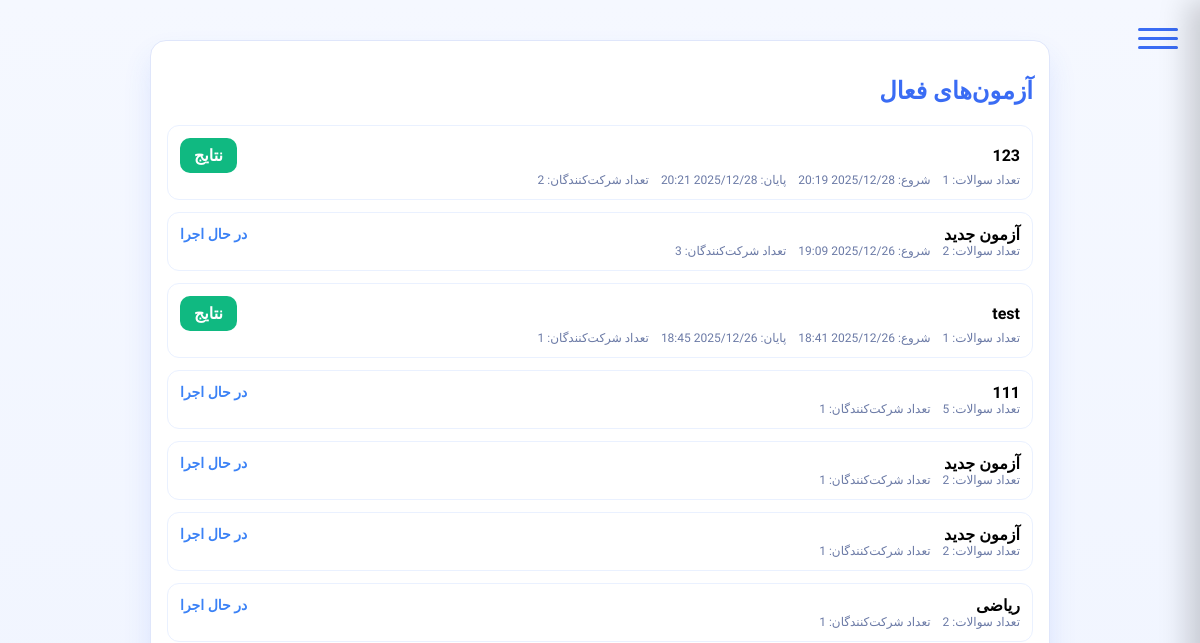
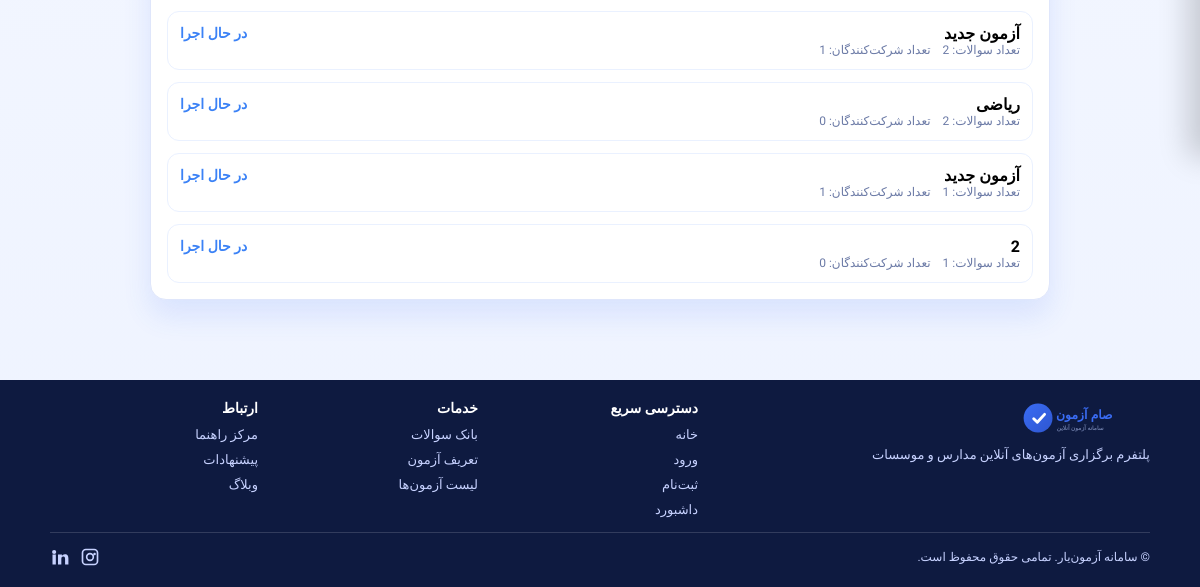
Before: /accounts/exams/ (signed in) with the older database file (2 pictures, top to bottom).
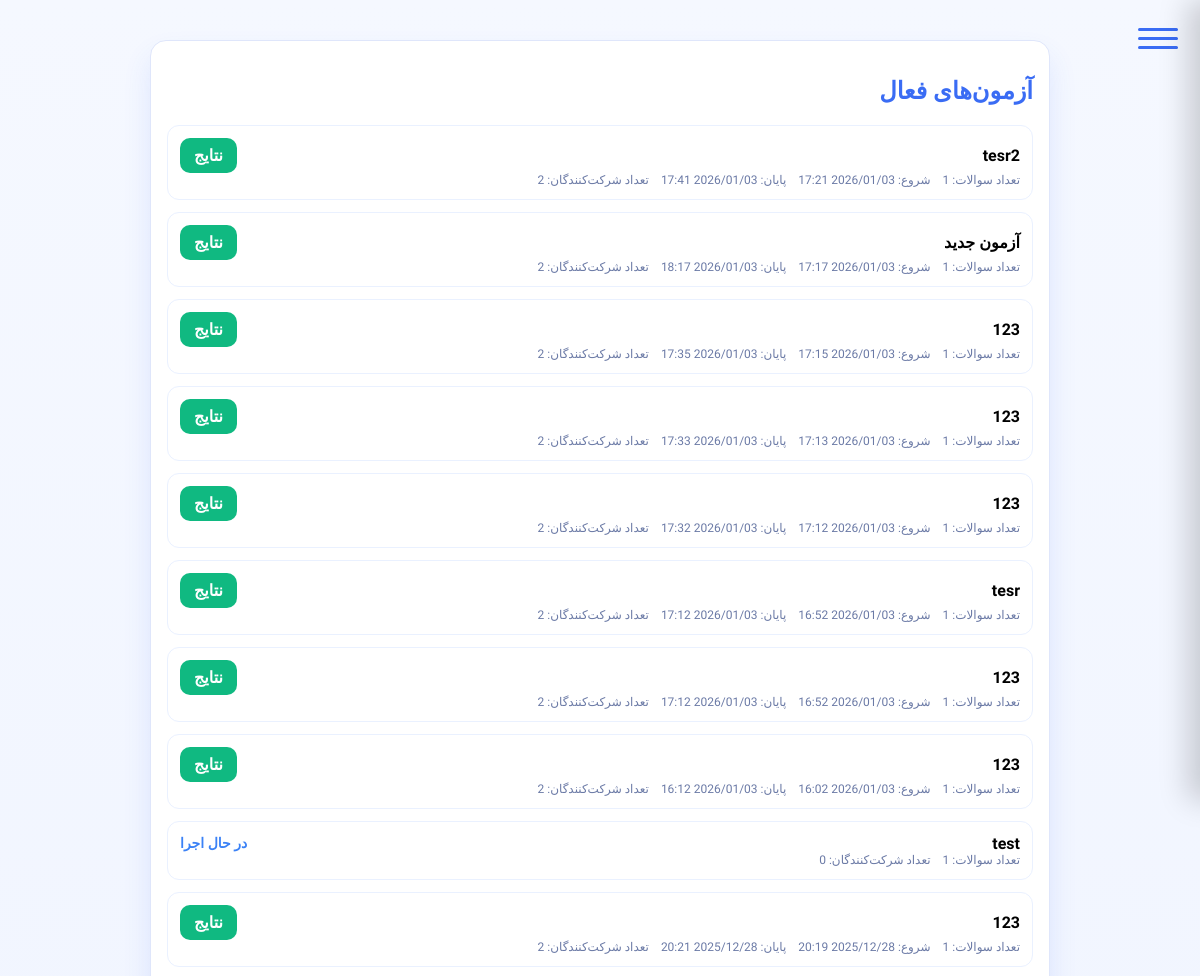
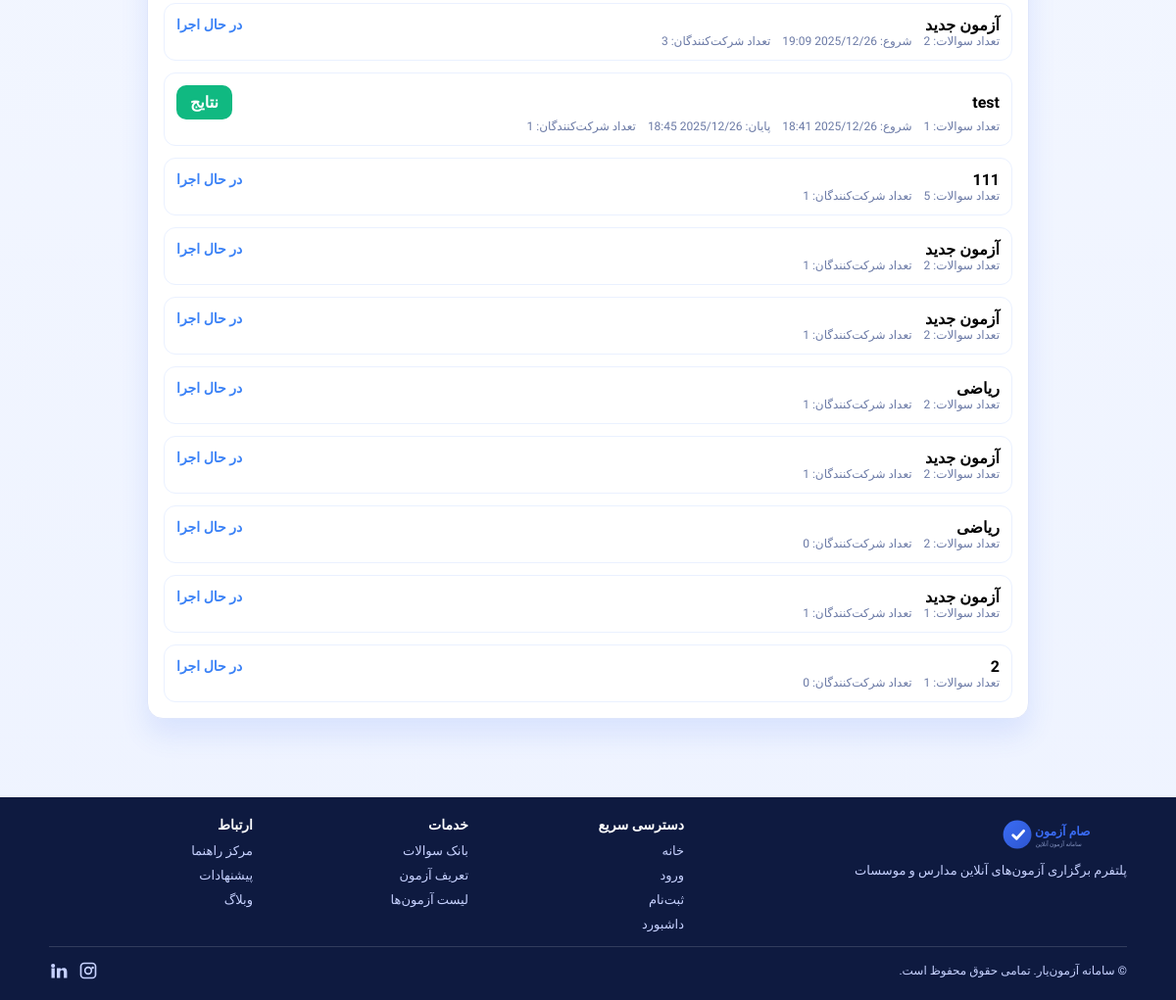
After: the same page with the newer database file (2 pictures, top to bottom).
### accounts/models.py (models this page shows, shortened)
class Exam(models.Model):
    name = models.CharField(max_length=200)
    classroom = models.ForeignKey('Classroom', on_delete=models.CASCADE, related_name='exams')
    num_questions = models.PositiveIntegerField(default=0)
    created_by = models.ForeignKey(settings.AUTH_USER_MODEL, on_delete=models.CASCADE, related_name='created_exams')
    students = models.ManyToManyField(settings.AUTH_USER_MODEL, related_name='exams', blank=True)
    created_at = models.DateTimeField(auto_now_add=True)
    source_exam = models.ForeignKey('self', null=True, blank=True, on_delete=models.SET_NULL, related_name='derived_exams')
    shuffle_per_student = models.BooleanField(default=True)
    duration = models.PositiveIntegerField(default=60, help_text="Duration in minutes")
    start_time = models.DateTimeField(null=True, blank=True)
    end_time = models.DateTimeField(null=True, blank=True)
    class Meta:
        verbose_name = "آزمون"
        verbose_name_plural = "آزمون‌ها"

### accounts/views.py (the view)
# urls.py: path('exams/', ExamsListView.as_view(), name='exam_list'),
@method_decorator(login_required, name="dispatch")
class ExamsListView(TemplateView):
    template_name = "accounts/exam_list.html"
    def dispatch(self, request, *args, **kwargs):
        u = request.user
        is_instructor = (getattr(getattr(u, 'role', None), 'code', '') == 'instructor')
        is_student = (getattr(getattr(u, 'role', None), 'code', '') == 'student')
        if not (is_instructor or is_student):
            return redirect('profile')
        return super().dispatch(request, *args, **kwargs)
    def get_context_data(self, **kwargs):
        ctx = super().get_context_data(**kwargs)
        u = self.request.user
        is_student = (getattr(getattr(u, 'role', None), 'code', '') == 'student')
        ctx['now'] = timezone.now()
        if is_student:
            ctx['is_student_view'] = True
            assignments = ExamAssignment.objects.filter(student=u).select_related('exam').order_by('-created_at')
            exams = []
            completed_ids = []
            for asm in assignments:
                exams.append(asm.exam)
                if asm.completed_at:
                    completed_ids.append(asm.exam.id)
            ctx['exams'] = exams
            ctx['completed_exam_ids'] = completed_ids
        else:
            ctx['exams'] = Exam.objects.filter(created_by=u).order_by('-created_at')
        return ctx

### templates/accounts/exam_list.html (shortened to what this page needs)
{% extends "base.html" %}
{% block body_class %}exams-list{% endblock %}
{% block content %}
<div class="wrap">
  <div class="card">
    <h2 class="title">آزمون‌های فعال</h2>
    <div class="grid">
      {% for e in exams %}
      <div class="item">
        <div style="display:flex;justify-content:space-between;align-items:center;gap:12px;">
          <div><strong>{{ e.name }}</strong></div>
          {% if is_student_view %}
            {% if e.id in completed_exam_ids %}
                <div style="display:flex;gap:8px;align-items:center;">
                    <span class="status-finished">تمام شد</span>
                    <a href="{% url 'exam_result' e.id %}" class="btn-report" style="text-decoration:none;font-size:13px;padding:6px 12px;border-radius:10px;font-weight:700;">کارنامه</a>
                </div>
            {% else %}
                {% if e.start_time and e.start_time > now %}
                    <div class="countdown-timer" data-start="{{ e.start_time|date:'U' }}" data-exam-id="{{ e.id }}">
                        <span class="timer-text">شروع تا: </span>
                        <span class="timer-value">...</span>
                    </div>
                    <a href="/accounts/exams/{{ e.id }}/start/" id="btn-start-{{ e.id }}" class="btn-start" title="شروع آزمون" style="display:none;">شروع</a>
                {% else %}
                    <a href="/accounts/exams/{{ e.id }}/start/" class="btn-start" title="شروع آزمون">شروع</a>
                {% endif %}
            {% endif %}
          {% else %}
            {% if e.end_time and e.end_time < now %}
                <a href="{% url 'instructor_exam_report' e.id %}" class="btn-start" style="background:#10b981 !important;">نتایج</a>
            {% elif e.start_time and e.start_time > now %}
                <span style="color:#f59e0b; font-weight:700; font-size:14px;">در انتظار شروع آزمون</span>
            {% else %}
                <span style="color:#3b82f6; font-weight:700; font-size:14px;">در حال اجرا</span>
            {% endif %}
          {% endif %}
        </div>
        <div class="meta">
          <span>تعداد سوالات: {{ e.num_questions }}</span>
          {% if e.start_time %}<span>شروع: {{ e.start_time|date:"Y/m/d H:i" }}</span>{% endif %}
          {% if e.end_time %}<span>پایان: {{ e.end_time|date:"Y/m/d H:i" }}</span>{% endif %}
          {% if not is_student_view %}<span>تعداد شرکت‌کنندگان: {{ e.students.count }}</span>{% endif %}
        </div>
      </div>
      {% empty %}
      <div class="item">هنوز آزمونی تعریف نشده است</div>
      {% endfor %}
    </div>
  </div>
</div>
{% endblock %}

### templates/base.html (shortened to what this page needs)
<!DOCTYPE html>
<html lang="fa">
<head>
  {% load static %}
  <link rel="stylesheet" href="{% static 'styles.css' %}" />
</head>
<body class="{% if user.is_authenticated and user.role and user.role.code == 'student' %}student-theme{% endif %} {% block body_class %}{% endblock %}">
  {% block header %}
  <header>
    {% if user.is_authenticated %}
      <div id="globalHamburger" class="hamburger" aria-label="menu">
        <span class="bar"></span>
        <span class="bar"></span>
        <span class="bar"></span>
      </div>
    {% endif %}
  </header>
  {% endblock %}
  <main>
    {% block content %}{% endblock %}
  </main>
  {% block footer %}
  <footer class="site-footer">
    <div class="footer-wrap">
      <div class="footer-top">
        <div class="footer-brand">
          <div class="brand-title"><img src="{% static 'images/sam-azmoon-logo.svg' %}" alt="صام آزمون" style="height:36px"></div>
          <div class="brand-sub">پلتفرم برگزاری آزمون‌های آنلاین مدارس و موسسات</div>
        </div>
        <div class="footer-cols">
          <div class="footer-col">
            <h4 class="footer-head">دسترسی سریع</h4>
            <ul class="footer-list">
              <li><a class="footer-link" href="/">خانه</a></li>
              <li><a class="footer-link" href="/accounts/login/">ورود</a></li>
              <li><a class="footer-link" href="/accounts/register/">ثبت‌نام</a></li>
              <li><a class="footer-link" href="/accounts/dashboard/">داشبورد</a></li>
            </ul>
          </div>
          <div class="footer-col">
            <h4 class="footer-head">خدمات</h4>
            <ul class="footer-list">
              <li><a class="footer-link" href="/accounts/question-bank/">بانک سوالات</a></li>
              <li><a class="footer-link" href="/accounts/exam-define/">تعریف آزمون</a></li>
              <li><a class="footer-link" href="/accounts/exams/">لیست آزمون‌ها</a></li>
            </ul>
          </div>
          <div class="footer-col">
            <h4 class="footer-head">ارتباط</h4>
            <ul class="footer-list">
              <li><a class="footer-link" href="#">مرکز راهنما</a></li>
              <li><a class="footer-link" href="#">پیشنهادات</a></li>
              <li><a class="footer-link" href="#">وبلاگ</a></li>
            </ul>
          </div>
        </div>
      </div>
      <div class="footer-divider"></div>
      <div class="footer-bottom">
        <div class="copyright">© سامانه آزمون‌یار. تمامی حقوق محفوظ است.</div>
        <div class="footer-social">
          <a href="#" aria-label="Instagram" class="footer-ico">
          </a>
          <a href="#" aria-label="LinkedIn" class="footer-ico">
            <svg viewBox="0 0 24 24" width="20" height="20" fill="currentColor" aria-hidden="true"><path d="M4.98 3.5a2.5 2.5 0 110 5 2.5 2.5 0 010-5zM3 8.9h4v12H3v-12zm7.5 0h3.8v1.7h.1c.5-.9 1.7-1.8 3.4-1.8 3.6 0 4.3 2.3 4.3 5.3v6.8h-4v-6.1c0-1.5 0-3.5-2.1-3.5-2.1 0-2.4 1.6-2.4 3.4v6.2h-4v-12z"/></svg>
          </a>
        </div>
      </div>
    </div>
  </footer>
  {% endblock %}
</body>
</html>

### static/styles.css (style rules this page uses)
body { font-family: 'Vazirmatn','IranSans', tahoma, sans-serif; direction: rtl; margin: 0; padding: 0; background: linear-gradient(135deg, #007BFF, #00BFFF); min-height: 100vh; }
main { padding: 16px; }
.site-footer { background: #0e1a40; color: #f0f4ff; margin-top: 40px; }
.footer-wrap { max-width: 1100px; margin: 0 auto; padding: 20px 16px; }
.footer-top { display: grid; grid-template-columns: 1.2fr 1.8fr; gap: 20px; align-items: start; }
.footer-brand .brand-title { font-weight: 800; font-size: 20px; color: #ffffff; }
.footer-brand .brand-sub { font-size: 13px; color: #c7d2ff; margin-top: 6px; }
.footer-cols { display: grid; grid-template-columns: repeat(3, 1fr); gap: 12px; }
.footer-head { font-size: 14px; color: #ffffff; margin: 0 0 8px 0; }
.footer-list { list-style: none; margin: 0; padding: 0; display: grid; gap: 6px; }
.footer-link { color: #c7d2ff; text-decoration: none; font-size: 13px; }
.footer-divider { height: 1px; background: rgba(255,255,255,0.15); margin: 14px 0; }
.footer-bottom { display: flex; justify-content: space-between; align-items: center; gap: 12px; }
.footer-social { display: flex; gap: 10px; }
.footer-ico { display: inline-flex; align-items: center; justify-content: center; color: #c7d2ff; }
.copyright { font-size: 12px; color: #c7d2ff; }

### templates/base.html (style rules this page uses)
.hamburger { position:fixed;top:22px;right:22px;width:40px;height:32px;display:flex;flex-direction:column;justify-content:center;gap:6px;cursor:pointer;z-index:1100 }
.hamburger .bar { height:3px;background:#3A6CF4;border-radius:3px }

### templates/accounts/exam_list.html (style rules this page uses)
.btn-start { display:inline-block;padding:8px 14px;border-radius:10px;background:#3A6CF4;color:#fff;text-decoration:none;font-weight:700 }

Changed rows visible on the page:
added Exam: name "tesr2", shows "نتایج", num_questions "1", start_time "2026/01/03 17:21", end_time "2026/01/03 17:41", students.count "2"
added Exam: name "آزمون جدید", shows "نتایج", num_questions "1", start_time "2026/01/03 17:17", end_time "2026/01/03 18:17", students.count "2"
added Exam: name "123", shows "نتایج", num_questions "1", start_time "2026/01/03 17:15", end_time "2026/01/03 17:35", students.count "2"
added Exam: name "123", shows "نتایج", num_questions "1", start_time "2026/01/03 17:13", end_time "2026/01/03 17:33", students.count "2"
added Exam: name "123", shows "نتایج", num_questions "1", start_time "2026/01/03 17:12", end_time "2026/01/03 17:32", students.count "2"
added Exam: name "tesr", shows "نتایج", num_questions "1", start_time "2026/01/03 16:52", end_time "2026/01/03 17:12", students.count "2"
added Exam: name "123", shows "نتایج", num_questions "1", start_time "2026/01/03 16:52", end_time "2026/01/03 17:12", students.count "2"
added Exam: name "123", shows "نتایج", num_questions "1", start_time "2026/01/03 16:02", end_time "2026/01/03 16:12", students.count "2"
added Exam: name "test", shows "در حال اجرا", num_questions "1", students.count "0"
